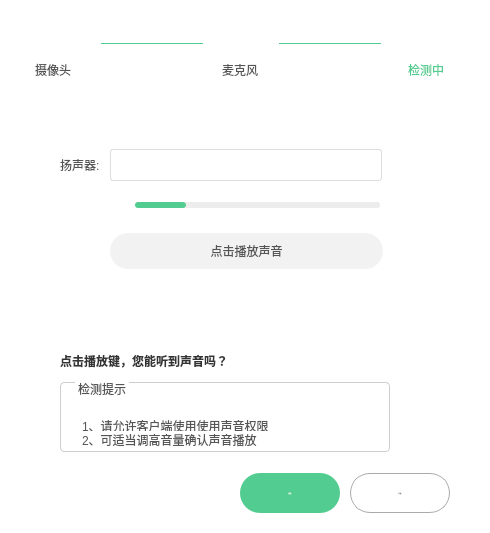
     <widget class="QWidget" name="page_speak">
      <property name="styleSheet">
       <string notr="true">	background-color: rgb(255,255,255);</string>
      </property>
      <layout class="QGridLayout" name="gridLayout_4">
       <property name="leftMargin">
        <number>0</number>
       </property>
       <property name="topMargin">
        <number>28</number>
       </property>
       <property name="rightMargin">
        <number>0</number>
       </property>
       <property name="bottomMargin">
        <number>20</number>
       </property>
       <property name="spacing">
        <number>0</number>
       </property>
       <item row="0" column="0">
        <layout class="QVBoxLayout" name="verticalLayout_9">
         <property name="spacing">
          <number>0</number>
         </property>
         <item>
          <layout class="QHBoxLayout" name="horizontalLayout_24">
           <property name="spacing">
            <number>0</number>
           </property>
           <property name="leftMargin">
            <number>25</number>
           </property>
           <property name="rightMargin">
            <number>30</number>
           </property>
           <item>
            <widget class="QLabel" name="label_camera_2">
             <property name="minimumSize">
              <size>
               <width>32</width>
               <height>32</height>
              </size>
             </property>
             <property name="maximumSize">
              <size>
               <width>32</width>
               <height>32</height>
              </size>
             </property>
             <property name="styleSheet">
              <string notr="true">border-image: url(:/ctrl/img/ctrl/big/Device_camera_click.png);
</string>
             </property>
             <property name="text">
              <string/>
             </property>
            </widget>
           </item>
           <item>
            <widget class="QLabel" name="label_45">
             <property name="minimumSize">
              <size>
               <width>102</width>
               <height>1</height>
              </size>
             </property>
             <property name="maximumSize">
              <size>
               <width>102</width>
               <height>1</height>
              </size>
             </property>
             <property name="styleSheet">
              <string notr="true">border:1px;
background-color:#52CC90</string>
             </property>
             <property name="text">
              <string/>
             </property>
            </widget>
           </item>
           <item>
            <widget class="QLabel" name="label_mic">
             <property name="minimumSize">
              <size>
               <width>32</width>
               <height>32</height>
              </size>
             </property>
             <property name="maximumSize">
              <size>
               <width>32</width>
               <height>32</height>
              </size>
             </property>
             <property name="styleSheet">
              <string notr="true">border-image: url(:/ctrl/img/ctrl/big/Device_mic_click.png);
</string>
             </property>
             <property name="text">
              <string/>
             </property>
            </widget>
           </item>
           <item>
            <widget class="QLabel" name="label_57">
             <property name="minimumSize">
              <size>
               <width>102</width>
               <height>1</height>
              </size>
             </property>
             <property name="maximumSize">
              <size>
               <width>102</width>
               <height>1</height>
              </size>
             </property>
             <property name="styleSheet">
              <string notr="true">border:1px;
background-color:#52CC90</string>
             </property>
             <property name="text">
              <string/>
             </property>
            </widget>
           </item>
           <item>
            <widget class="QLabel" name="label_58">
             <property name="minimumSize">
              <size>
               <width>32</width>
               <height>32</height>
              </size>
             </property>
             <property name="maximumSize">
              <size>
               <width>32</width>
               <height>32</height>
              </size>
             </property>
             <property name="styleSheet">
              <string notr="true">
border-image: url(:/ctrl/img/ctrl/big/Device_speaker_click.png);

border-radius:20px;

</string>
             </property>
             <property name="text">
              <string/>
             </property>
            </widget>
           </item>
          </layout>
         </item>
         <item>
          <layout class="QHBoxLayout" name="horizontalLayout_25">
           <property name="spacing">
            <number>0</number>
           </property>
           <property name="leftMargin">
            <number>35</number>
           </property>
           <property name="rightMargin">
            <number>40</number>
           </property>
           <item>
            <widget class="QLabel" name="label_59">
             <property name="minimumSize">
              <size>
               <width>42</width>
               <height>16</height>
              </size>
             </property>
             <property name="maximumSize">
              <size>
               <width>42</width>
               <height>16</height>
              </size>
             </property>
             <property name="styleSheet">
              <string notr="true">font: 14px &quot;微软雅黑&quot;;
color:rgba(85,85,85,1);</string>
             </property>
             <property name="text">
              <string>摄像头</string>
             </property>
            </widget>
           </item>
           <item>
            <spacer name="horizontalSpacer_25">
             <property name="orientation">
              <enum>Qt::Horizontal</enum>
             </property>
             <property name="sizeHint" stdset="0">
              <size>
               <width>40</width>
               <height>20</height>
              </size>
             </property>
            </spacer>
           </item>
           <item>
            <widget class="QLabel" name="label_60">
             <property name="minimumSize">
              <size>
               <width>42</width>
               <height>16</height>
              </size>
             </property>
             <property name="maximumSize">
              <size>
               <width>42</width>
               <height>16</height>
              </size>
             </property>
             <property name="styleSheet">
              <string notr="true">font: 14px &quot;微软雅黑&quot;;
color:rgba(85,85,85,1);</string>
             </property>
             <property name="text">
              <string>麦克风</string>
             </property>
            </widget>
           </item>
           <item>
            <spacer name="horizontalSpacer_26">
             <property name="orientation">
              <enum>Qt::Horizontal</enum>
             </property>
             <property name="sizeHint" stdset="0">
              <size>
               <width>40</width>
               <height>20</height>
              </size>
             </property>
            </spacer>
           </item>
           <item>
            <widget class="QLabel" name="label_61">
             <property name="minimumSize">
              <size>
               <width>42</width>
               <height>16</height>
              </size>
             </property>
             <property name="maximumSize">
              <size>
               <width>42</width>
               <height>16</height>
              </size>
             </property>
             <property name="styleSheet">
              <string notr="true">font: 14px &quot;微软雅黑&quot;;
color:rgba(82,204,144,1);</string>
             </property>
             <property name="text">
              <string>检测中</string>
             </property>
            </widget>
           </item>
          </layout>
         </item>
         <item>
          <spacer name="verticalSpacer_15">
           <property name="orientation">
            <enum>Qt::Vertical</enum>
           </property>
           <property name="sizeType">
            <enum>QSizePolicy::Fixed</enum>
           </property>
           <property name="sizeHint" stdset="0">
            <size>
             <width>20</width>
             <height>69</height>
            </size>
           </property>
          </spacer>
         </item>
         <item>
          <layout class="QHBoxLayout" name="horizontalLayout_12">
           <property name="spacing">
            <number>10</number>
           </property>
           <property name="leftMargin">
            <number>60</number>
           </property>
           <item>
            <widget class="QLabel" name="label_17">
             <property name="styleSheet">
              <string notr="true">color:rgba(85,85,85,1);
font: 14px &quot;微软雅黑&quot;;</string>
             </property>
             <property name="text">
              <string>扬声器:</string>
             </property>
            </widget>
           </item>
           <item>
            <widget class="QComboBox" name="comboBox_playerDev">
             <property name="enabled">
              <bool>true</bool>
             </property>
             <property name="minimumSize">
              <size>
               <width>272</width>
               <height>32</height>
              </size>
             </property>
             <property name="maximumSize">
              <size>
               <width>272</width>
               <height>32</height>
              </size>
             </property>
             <property name="styleSheet">
              <string notr="true">
QComboBox {
font: 14px &quot;微软雅黑&quot;;
    border: 1px solid rgb(221, 221, 221);
    border-radius: 3px;
    padding: 1px 1px 1px 5px;
    background-color: rgb(255, 255, 255);
	color: rgb(68, 68, 68);
}

QComboBox::down-arrow {
	image: url(:/ctrl/img/ctrl/media_setting_down.png);

}
QComboBox::drop-down{
    border:0px;
}

QComboBox::up-arrow {
	image: url(:/ctrl/img/ctrl/media_setting_up.png);
}

QComboBox QAbstractItemView{
    outline: 0px;
    border-radius:4px;
	color: rgb(68, 68, 68);
	selection-background-color: rgb(82, 204, 144);
	selection-radius:4px;
	background-color: rgb(255, 255, 255);
	border-left:15px;
 border: 1px solid rgb(221, 221, 221);
}

/*滚动条样式 开始*/
QScrollBar:vertical
{
border-radius:4px;
width:6px;
background:rgba(255,255,255, 255);
margin:0px,0px,0px,0px;

}

QScrollBar::handle:vertical
{
background:rgba(210,210,210, 255);
border-radius:3px;
min-height:20;
border: 1px solid #D2D2D2;
}

QComboBox:!enabled {
    border: 1px solid  rgb(232, 232, 232);
	color: rgb(181, 181, 181);
}
</string>
             </property>
            </widget>
           </item>
           <item>
            <spacer name="horizontalSpacer_15">
             <property name="orientation">
              <enum>Qt::Horizontal</enum>
             </property>
             <property name="sizeHint" stdset="0">
              <size>
               <width>40</width>
               <height>20</height>
              </size>
             </property>
            </spacer>
           </item>
          </layout>
         </item>
         <item>
          <spacer name="verticalSpacer_16">
           <property name="orientation">
            <enum>Qt::Vertical</enum>
           </property>
           <property name="sizeType">
            <enum>QSizePolicy::Fixed</enum>
           </property>
           <property name="sizeHint" stdset="0">
            <size>
             <width>20</width>
             <height>15</height>
            </size>
           </property>
          </spacer>
         </item>
         <item>
          <layout class="QHBoxLayout" name="horizontalLayout_27">
           <property name="spacing">
            <number>5</number>
           </property>
           <property name="leftMargin">
            <number>110</number>
           </property>
           <item>
            <widget class="QLabel" name="label_4">
             <property name="minimumSize">
              <size>
               <width>20</width>
               <height>20</height>
              </size>
             </property>
             <property name="maximumSize">
              <size>
               <width>20</width>
               <height>20</height>
              </size>
             </property>
             <property name="styleSheet">
              <string notr="true">border-image:url(:/ctrl/img/ctrl/vplume.png);</string>
             </property>
             <property name="text">
              <string/>
             </property>
            </widget>
           </item>
           <item>
            <widget class="QSlider" name="horizontalSlider_deskTopCaptureVol">
             <property name="minimumSize">
              <size>
               <width>245</width>
               <height>0</height>
              </size>
             </property>
             <property name="styleSheet">
              <string notr="true">QSlider::groove:horizontal,QSlider::add-page:horizontal{
height:6px;
border-radius:3px;
background-color: rgb(237, 237, 237);
}


QSlider::sub-page:horizontal{
height:8px;
border-radius:3px;
	background-color: rgb(82, 204, 144);
}


QSlider::handle:horizontal{
width:25px;
margin-top:-10px;
margin-bottom:-8px;

border-image:url(:/ctrl/img/ctrl/big/Device_bar.png);

}





</string>
             </property>
             <property name="singleStep">
              <number>1</number>
             </property>
             <property name="pageStep">
              <number>20</number>
             </property>
             <property name="value">
              <number>20</number>
             </property>
             <property name="orientation">
              <enum>Qt::Horizontal</enum>
             </property>
            </widget>
           </item>
           <item>
            <spacer name="horizontalSpacer_6">
             <property name="orientation">
              <enum>Qt::Horizontal</enum>
             </property>
             <property name="sizeHint" stdset="0">
              <size>
               <width>40</width>
               <height>20</height>
              </size>
             </property>
            </spacer>
           </item>
          </layout>
         </item>
         <item>
          <spacer name="verticalSpacer_17">
           <property name="orientation">
            <enum>Qt::Vertical</enum>
           </property>
           <property name="sizeType">
            <enum>QSizePolicy::Fixed</enum>
           </property>
           <property name="sizeHint" stdset="0">
            <size>
             <width>20</width>
             <height>17</height>
            </size>
           </property>
          </spacer>
         </item>
         <item>
          <layout class="QHBoxLayout" name="horizontalLayout_28">
           <property name="spacing">
            <number>0</number>
           </property>
           <property name="leftMargin">
            <number>110</number>
           </property>
           <item>
            <widget class="CDisEnablePushButton" name="pushButton">
             <property name="minimumSize">
              <size>
               <width>273</width>
               <height>36</height>
              </size>
             </property>
             <property name="maximumSize">
              <size>
               <width>273</width>
               <height>36</height>
              </size>
             </property>
             <property name="styleSheet">
              <string notr="true">QPushButton{	font: 14px &quot;微软雅黑&quot;;
	color:rgba(85,85,85,1);
	border:0px;
	background:rgba(242,242,242,1);
border-radius:18px;}

QPushButton:!enabled{
	font: 14px &quot;微软雅黑&quot;;
	border:0px;
	border-radius:20px;	
color:#BBBBBB;
	background:#FAFAFA;
border-radius:18px;
}
</string>
             </property>
             <property name="text">
              <string>点击播放声音</string>
             </property>
             <property name="icon">
              <iconset resource="../../VLive/VLive.qrc">
               <normaloff>:/button/img/button/play_icon.png</normaloff>
               <disabledoff>:/setting/img/setting/puse_icon.png</disabledoff>:/button/img/button/play_icon.png</iconset>
             </property>
             <property name="iconSize">
              <size>
               <width>28</width>
               <height>24</height>
              </size>
             </property>
            </widget>
           </item>
           <item>
            <spacer name="horizontalSpacer_12">
             <property name="orientation">
              <enum>Qt::Horizontal</enum>
             </property>
             <property name="sizeHint" stdset="0">
              <size>
               <width>40</width>
               <height>20</height>
              </size>
             </property>
            </spacer>
           </item>
          </layout>
         </item>
         <item>
          <spacer name="verticalSpacer_14">
           <property name="orientation">
            <enum>Qt::Vertical</enum>
           </property>
           <property name="sizeType">
            <enum>QSizePolicy::Fixed</enum>
           </property>
           <property name="sizeHint" stdset="0">
            <size>
             <width>20</width>
             <height>79</height>
            </size>
           </property>
          </spacer>
         </item>
         <item>
          <layout class="QHBoxLayout" name="horizontalLayout_30">
           <property name="spacing">
            <number>0</number>
           </property>
           <property name="leftMargin">
            <number>60</number>
           </property>
           <item>
            <widget class="QLabel" name="label_64">
             <property name="minimumSize">
              <size>
               <width>360</width>
               <height>25</height>
              </size>
             </property>
             <property name="maximumSize">
              <size>
               <width>200</width>
               <height>25</height>
              </size>
             </property>
             <property name="styleSheet">
              <string notr="true">
color:rgba(51,51,51,1);
font: 18px &quot;微软雅黑&quot;;

font-weight:500;</string>
             </property>
             <property name="text">
              <string>点击播放键，您能听到声音吗？</string>
             </property>
            </widget>
           </item>
           <item>
            <spacer name="horizontalSpacer_31">
             <property name="orientation">
              <enum>Qt::Horizontal</enum>
             </property>
             <property name="sizeHint" stdset="0">
              <size>
               <width>17</width>
               <height>18</height>
              </size>
             </property>
            </spacer>
           </item>
          </layout>
         </item>
         <item>
          <spacer name="verticalSpacer_19">
           <property name="orientation">
            <enum>Qt::Vertical</enum>
           </property>
           <property name="sizeType">
            <enum>QSizePolicy::Fixed</enum>
           </property>
           <property name="sizeHint" stdset="0">
            <size>
             <width>20</width>
             <height>9</height>
            </size>
           </property>
          </spacer>
         </item>
         <item>
          <layout class="QHBoxLayout" name="horizontalLayout_29">
           <property name="spacing">
            <number>0</number>
           </property>
           <property name="leftMargin">
            <number>60</number>
           </property>
           <item>
            <widget class="QGroupBox" name="groupBox_3">
             <property name="minimumSize">
              <size>
               <width>330</width>
               <height>70</height>
              </size>
             </property>
             <property name="maximumSize">
              <size>
               <width>330</width>
               <height>70</height>
              </size>
             </property>
             <property name="styleSheet">
              <string notr="true">QGroupBox{
font: 14px &quot;微软雅黑&quot;;
   border:1px solid rgba(206,206,206,1);
    border-radius: 4px;
    background-color: rgb(255, 255, 255);
	color:rgba(85,85,85,1);
 margin-top: 2.5ex; 
}
 
QGroupBox::title {
     subcontrol-origin: margin;
     subcontrol-position: top left;
   left:15px;      
     margin-left: 0px;
     padding:0 1px;  
}</string>
             </property>
             <property name="title">
              <string>检测提示</string>
             </property>
             <layout class="QVBoxLayout" name="verticalLayout_4">
              <property name="leftMargin">
               <number>19</number>
              </property>
              <property name="topMargin">
               <number>15</number>
              </property>
              <property name="bottomMargin">
               <number>10</number>
              </property>
              <item>
               <widget class="QLabel" name="label_35">
                <property name="minimumSize">
                 <size>
                  <width>0</width>
                  <height>18</height>
                 </size>
                </property>
                <property name="maximumSize">
                 <size>
                  <width>16777215</width>
                  <height>18</height>
                 </size>
                </property>
                <property name="styleSheet">
                 <string notr="true">font: 12px &quot;微软雅黑&quot;;

	color:rgba(85,85,85,1);</string>
                </property>
                <property name="text">
                 <string>1、请允许客户端使用使用声音权限</string>
                </property>
               </widget>
              </item>
              <item>
               <widget class="QLabel" name="label_36">
                <property name="minimumSize">
                 <size>
                  <width>0</width>
                  <height>18</height>
                 </size>
                </property>
                <property name="maximumSize">
                 <size>
                  <width>16777215</width>
                  <height>18</height>
                 </size>
                </property>
                <property name="styleSheet">
                 <string notr="true">font: 12px &quot;微软雅黑&quot;;

	color:rgba(85,85,85,1);</string>
                </property>
                <property name="text">
                 <string>2、可适当调高音量确认声音播放</string>
                </property>
               </widget>
              </item>
             </layout>
            </widget>
           </item>
           <item>
            <spacer name="horizontalSpacer_29">
             <property name="orientation">
              <enum>Qt::Horizontal</enum>
             </property>
             <property name="sizeHint" stdset="0">
              <size>
               <width>40</width>
               <height>20</height>
              </size>
             </property>
            </spacer>
           </item>
          </layout>
         </item>
         <item>
          <spacer name="verticalSpacer_18">
           <property name="orientation">
            <enum>Qt::Vertical</enum>
           </property>
           <property name="sizeType">
            <enum>QSizePolicy::Fixed</enum>
           </property>
           <property name="sizeHint" stdset="0">
            <size>
             <width>20</width>
             <height>21</height>
            </size>
           </property>
          </spacer>
         </item>
         <item>
          <layout class="QHBoxLayout" name="horizontalLayout_8">
           <property name="spacing">
            <number>10</number>
           </property>
           <property name="leftMargin">
            <number>200</number>
           </property>
           <property name="rightMargin">
            <number>40</number>
           </property>
           <item>
            <spacer name="horizontalSpacer_11">
             <property name="orientation">
              <enum>Qt::Horizontal</enum>
             </property>
             <property name="sizeHint" stdset="0">
              <size>
               <width>40</width>
               <height>20</height>
              </size>
             </property>
            </spacer>
           </item>
           <item>
            <widget class="QPushButton" name="pushButton_TestScuess_speak">
             <property name="enabled">
              <bool>true</bool>
             </property>
             <property name="minimumSize">
              <size>
               <width>100</width>
               <height>40</height>
              </size>
             </property>
             <property name="maximumSize">
              <size>
               <width>100</width>
               <height>40</height>
              </size>
             </property>
             <property name="font">
              <font>
               <family>微软雅黑</family>
               <pointsize>-1</pointsize>
               <weight>50</weight>
               <italic>false</italic>
               <bold>false</bold>
              </font>
             </property>
             <property name="styleSheet">
              <string notr="true">QPushButton{	
font: 14px &quot;微软雅黑&quot;;
	color: rgb(255, 255, 255);
	border:0px;
	border-radius:20px;
	background-color: rgb(82, 204, 144);
}

QPushButton:hover{
	color: rgb(255, 255, 255);
	border:0px;
	border-radius:20px;
	background-color: rgb(52, 184, 119);
}

QPushButton:!enabled{
	color: rgb(255, 255, 255);
	border:0px;
	border-radius:20px;	
	background-color: rgb(220, 244, 232);
}

</string>
             </property>
             <property name="text">
              <string>能听到</string>
             </property>
            </widget>
           </item>
           <item>
            <widget class="QPushButton" name="pushButton_TestFaile_speak">
             <property name="enabled">
              <bool>true</bool>
             </property>
             <property name="minimumSize">
              <size>
               <width>100</width>
               <height>40</height>
              </size>
             </property>
             <property name="maximumSize">
              <size>
               <width>100</width>
               <height>40</height>
              </size>
             </property>
             <property name="font">
              <font>
               <family>微软雅黑</family>
               <pointsize>-1</pointsize>
               <weight>50</weight>
               <italic>false</italic>
               <bold>false</bold>
              </font>
             </property>
             <property name="styleSheet">
              <string notr="true">QPushButton{	
font: 14px &quot;微软雅黑&quot;;
	color:rgba(85,85,85,1);
	border:1px solid rgba(170,170,170,1);
	border-radius:20px;

}

QPushButton:hover{

	color: rgb(68, 68, 68);
	border: 1px solid rgb(196, 196, 196);
	border-radius:20px;
	background-color: rgb(196, 196, 196);
}

QPushButton:pressed{

	color: rgb(68, 68, 68);
	border: 1px solid rgb(153, 153, 153);
	border-radius:20px;
	background-color: rgb(153, 153, 153);
}
QPushButton:!enabled{
	color: rgb(255, 255, 255);
	border:0px;
	border-radius:20px;	
	background-color: rgb(220, 244, 232);
}

</string>
             </property>
             <property name="text">
              <string>听不到</string>
             </property>
            </widget>
           </item>
          </layout>
         </item>
        </layout>
       </item>
      </layout>
     </widget>
